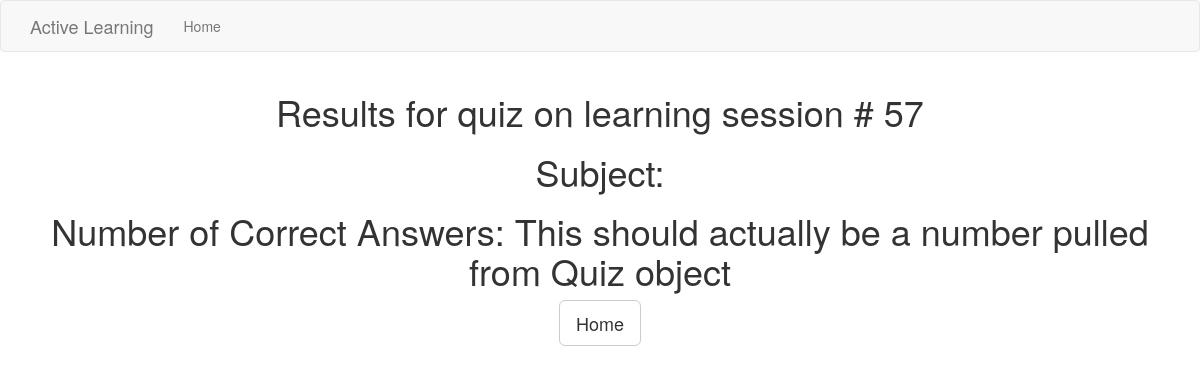
The page /quiz_results/57 on the database as committed earlier.
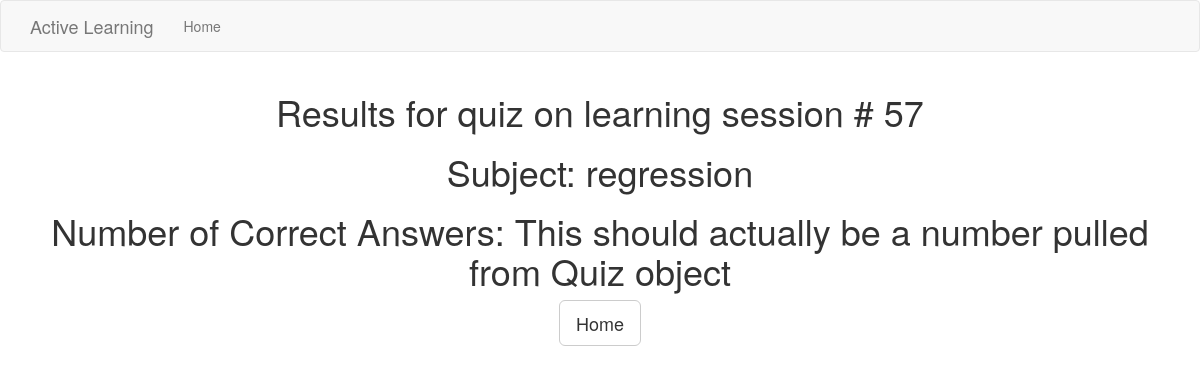
The same page on the database as committed later.
### app/models.py (models this page shows, shortened)
class Subject(db.Model):
    __tablename__ = 'subject'
    id = db.Column(db.Integer, primary_key = True)
    subject = db.Column(db.String(64), unique = True)
    learning_session_id = db.Column(db.Integer, db.ForeignKey('learning_session.id'))

### app/routes.py (the view)
@app.route('/quiz_results/<learning_session_id>')
def quiz_results(learning_session_id):
	return(quiz_results_controller(learning_session_id))

### app/quiz_results_controller.py (called while the page is built)
def quiz_results_controller(learning_session_id):
	session = LearningSession.query.filter_by(id = learning_session_id).first()
	correct_answers = 'This should actually be a number pulled from Quiz object'
	return(render_template('quiz_results.html', title='Quiz Resluts', session=session, correct_answers=correct_answers))

### app/templates/quiz_results.html
{% extends "base.html" %}
{% import 'bootstrap/wtf.html' as wtf %}
{% block content %}
<h1 align="center">Results for quiz on learning session # {{session.id}}</h1>
<h1 align="center">Subject: {{session.subject.first().subject}}</h1>
<h1 align="center">Number of Correct Answers: {{correct_answers}}</h1>
  <p align="center">
    <a class="btn btn-lg btn-default" id="quizButton" href="{{ url_for('index') }}">Home</a>
  </p>
{% endblock %}

Rows that differ between the two databases and show on the page:
now on this page (row edited): Subject: subject.first "regression"
